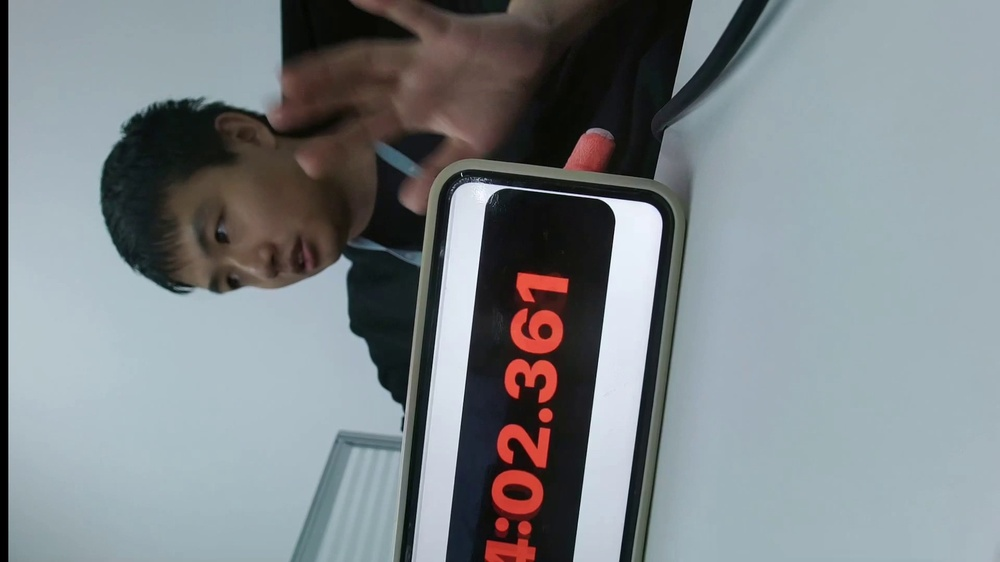
#> input picture ui/test/record/test/00000019.jpg, 1000 x 562 px, shrunk from 1920 x 1080 before the run
$ python 'opencv颜色翻转.py'
#> lines starting #> are read from the running program, lines starting #| are printed output that depends on the picture; after the words box and inside, x2 and y2 are one past the last pixel; in counts of white or black regions, pixels touching at a corner belong together
import cv2
import numpy as np

# Read image
img = cv2.imread('00000019.jpg')
#> img is the input picture: shape (562, 1000, 3); mean B, G, R 135.5, 131.8, 125.2

# threshold red
lower = np.array([0, 0, 0])
upper = np.array([40, 40, 255])
thresh = cv2.inRange(img, lower, upper)
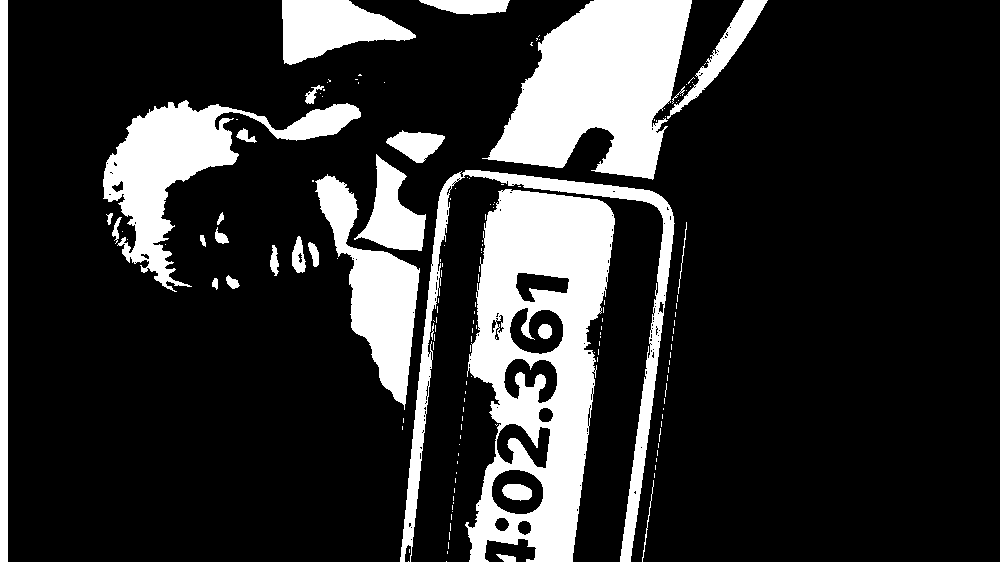
#> thresh: shape (562, 1000); 19.2% white; 158 white regions (128 under 20 px), largest, box (x1, y1, x2, y2) and area: (465, 189, 615, 562) 32132, (482, 0, 692, 180) 23118, (103, 100, 361, 292) 13494

# Change non-red to white
#result = img.copy()
img[thresh != 255] = (255,255,255)
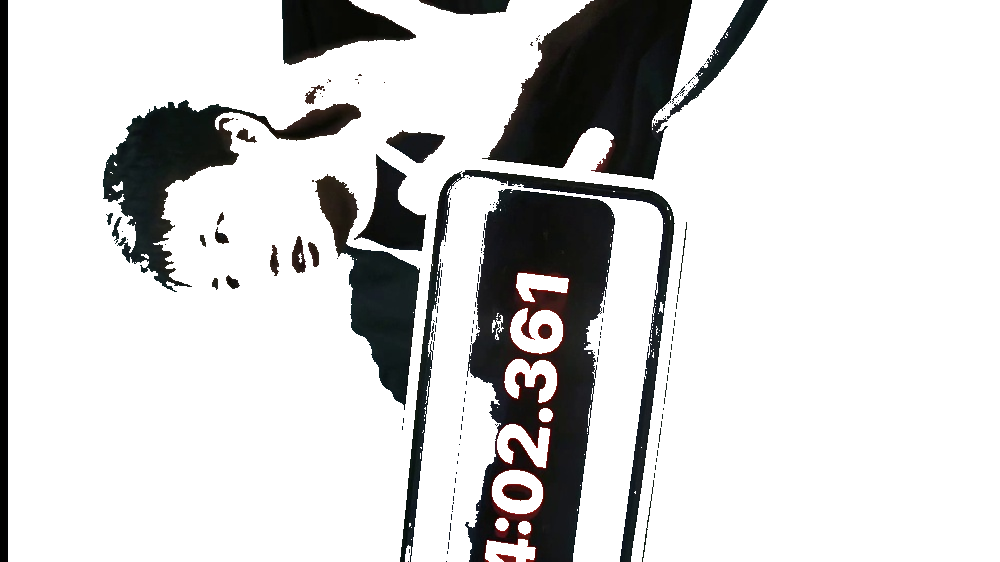
#> img: shape (562, 1000, 3); mean B, G, R 209.9, 210.1, 210.1

# save results
cv2.imwrite('red_numerals_thresh.jpg', thresh)
# cv2.imwrite('red_numerals_result.jpg', result)

cv2.imshow('thresh', thresh)
cv2.imshow('result', img)
cv2.waitKey(0)
cv2.destroyAllWindows()

$ run again, with ui/test/record/test/00000249.jpg copied over ui/test/record/test/00000019.jpg
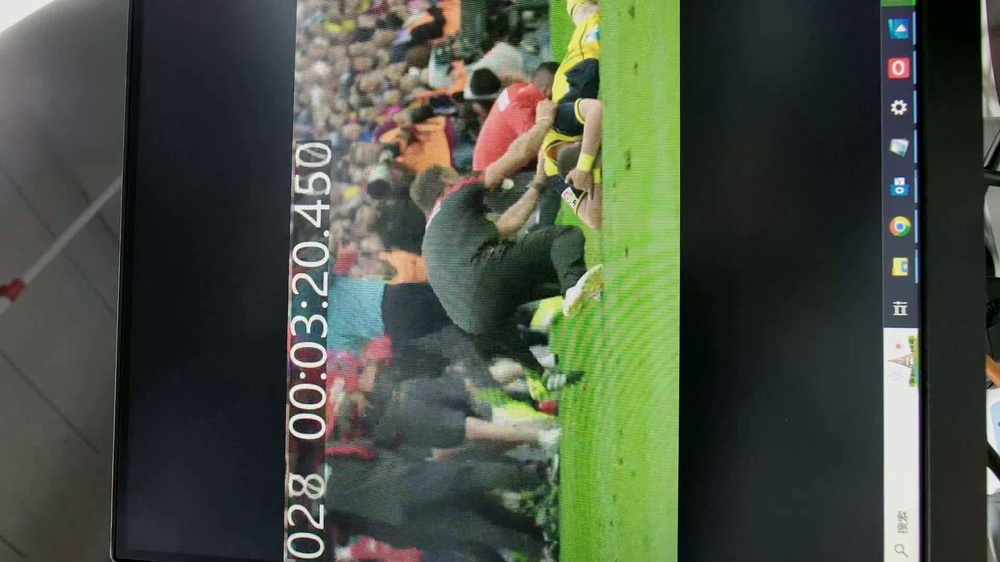
#> input picture ui/test/record/test/00000249.jpg, 1000 x 562 px, shrunk from 1920 x 1080 before the run
#> img is the input picture: shape (562, 1000, 3); mean B, G, R 66.5, 79.5, 71.6
#> `thresh = cv2.inRange(img, lower, upper)`:
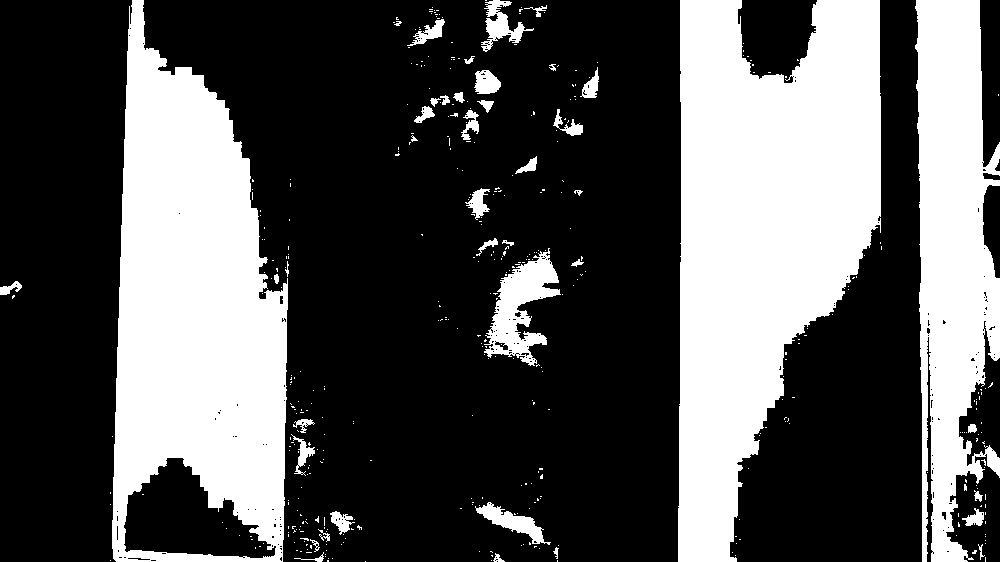
#> thresh: shape (562, 1000); 33.1% white; 426 white regions (384 under 20 px), largest, box (x1, y1, x2, y2) and area: (678, 0, 881, 562) 76000, (112, 0, 288, 562) 65545, (915, 0, 1000, 562) 33077
#> `img[thresh != 255] = (255,255,255)`:
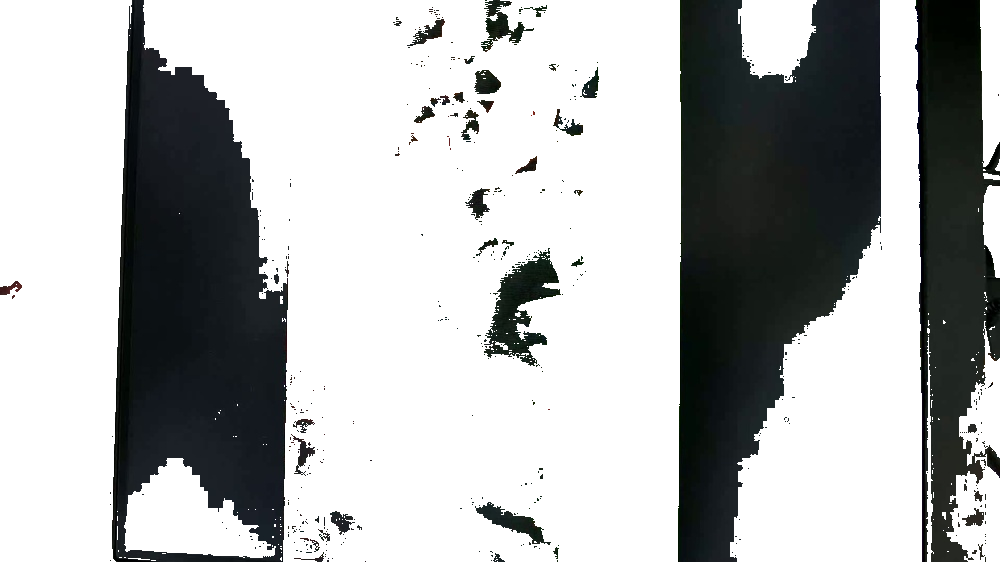
#> img: shape (562, 1000, 3); mean B, G, R 179.2, 179.1, 177.4
